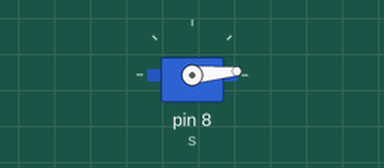
Recording of a sketch running on a simulated Arduino Uno, built with avr-gcc and run on an emulated ATmega328P. Shown: servo.

Above: at 0.05 s.
At 0.85 s:
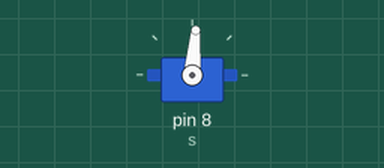
At 1.65 s:
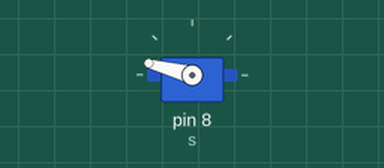
At 3.25 s:
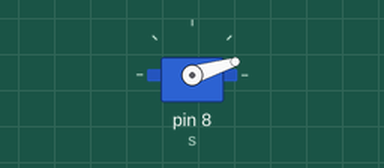
Timing chart, 0 to 7.8 s (numbered marks = the images above):
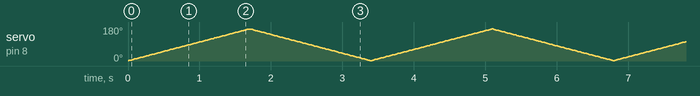

The sketch:

Aula-09-Motor.ino
```cpp
#include <Servo.h>

Servo s;
int pos;

void setup() {
  s.attach(8);
  s.write(2);
}

void loop() {
  for(pos=2; pos<170; pos++) {
    s.write(pos);
    delay(10);
  }
  for(pos=170; pos>=2; pos--) {
    s.write(pos);
    delay(10);
  }
}
```
